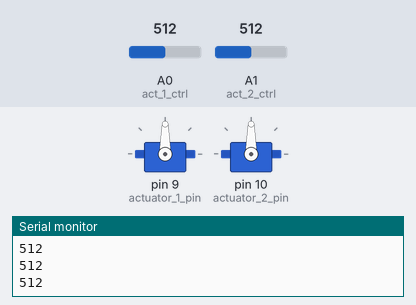
Bench run of a sketch on a simulated Arduino Uno, built with avr-gcc and run on an emulated ATmega328P. On the bench: 2 × servo, the last lines printed to the serial monitor. The test bench sets the inputs (shaded band); at power-on: A0 (act_1_ctrl) = 512, A1 (act_2_ctrl) = 512.

Above: at 1.2 s.
1.3 s: A0 (act_1_ctrl) set to 716
At 2.5 s:
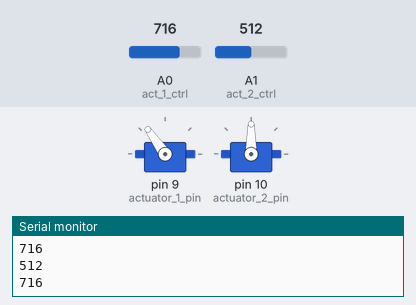
2.8 s: A1 (act_2_ctrl) set to 716
At 3.7 s:
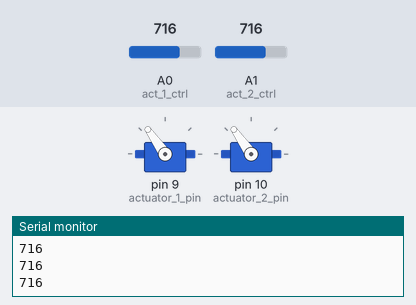
4.3 s: A0 (act_1_ctrl) set to 900
At 4.7 s:
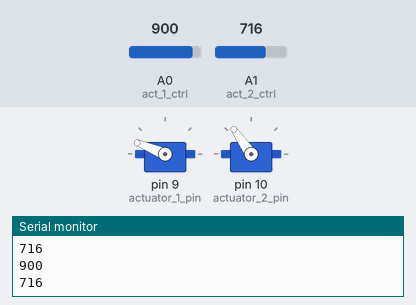
5.8 s: A1 (act_2_ctrl) set to 511
At 7.0 s:
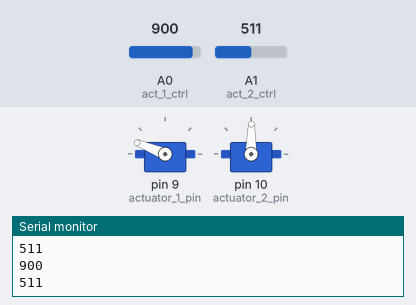
7.3 s: A0 (act_1_ctrl) set to 1023
At 8.4 s:
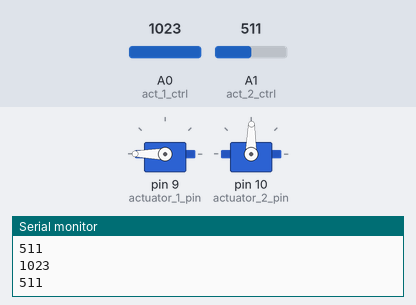
8.8 s: A1 (act_2_ctrl) set to 306
At 9.1 s:
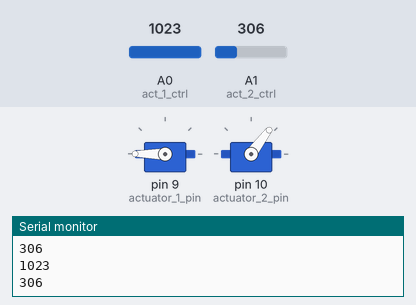
Timing chart, 0 to 11.3 s (numbered marks = the images above; inputs shaded):
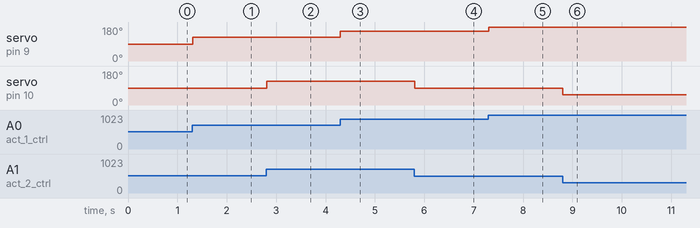

Measured:
- after the input at 1.3 s, servo on pin 9 (actuator_1_pin): 90° → 125° at once
- after the input at 2.8 s, servo on pin 10 (actuator_2_pin): 90° → 125° at once
- after the input at 4.3 s, servo on pin 9 (actuator_1_pin): 125° → 158° at once
- after the input at 5.8 s, servo on pin 10 (actuator_2_pin): 125° → 89° at once
- after the input at 7.3 s, servo on pin 9 (actuator_1_pin): 158° → 180° at once
- after the input at 8.8 s, servo on pin 10 (actuator_2_pin): 89° → 53° at once

The sketch:

2_Servo_pot_ctrl.ino
```cpp
/*### Potentiometer 2-Servo Control ###*/
//Servo Library Definitions
#include <Servo.h>
Servo actuator_1;
Servo actuator_2;
#define actuator_1_pin 9
#define actuator_2_pin 10

//Analog In Pin Definitions
#define act_1_ctrl A0
#define act_2_ctrl A1
//Standard Delay Length
int loop_delay_ms = 1;
//Serial Definitions
#define PC_baud 9600

/*## Setup ## */
void setup() {
//Attach Servos
actuator_1.attach(actuator_1_pin,700,2000);
actuator_2.attach(actuator_2_pin,700,2000);
Serial.begin(PC_baud);
}
/*## Main Loop ##*/
void loop() {
  actuator_1.write(map(analogRead(act_1_ctrl), 0, 1023, 0, 180));
  Serial.println(analogRead(act_1_ctrl));
  actuator_2.write(map(analogRead(act_2_ctrl), 0, 1023, 0, 180));
  Serial.println(analogRead(act_2_ctrl));
  delay(loop_delay_ms);

}
```
